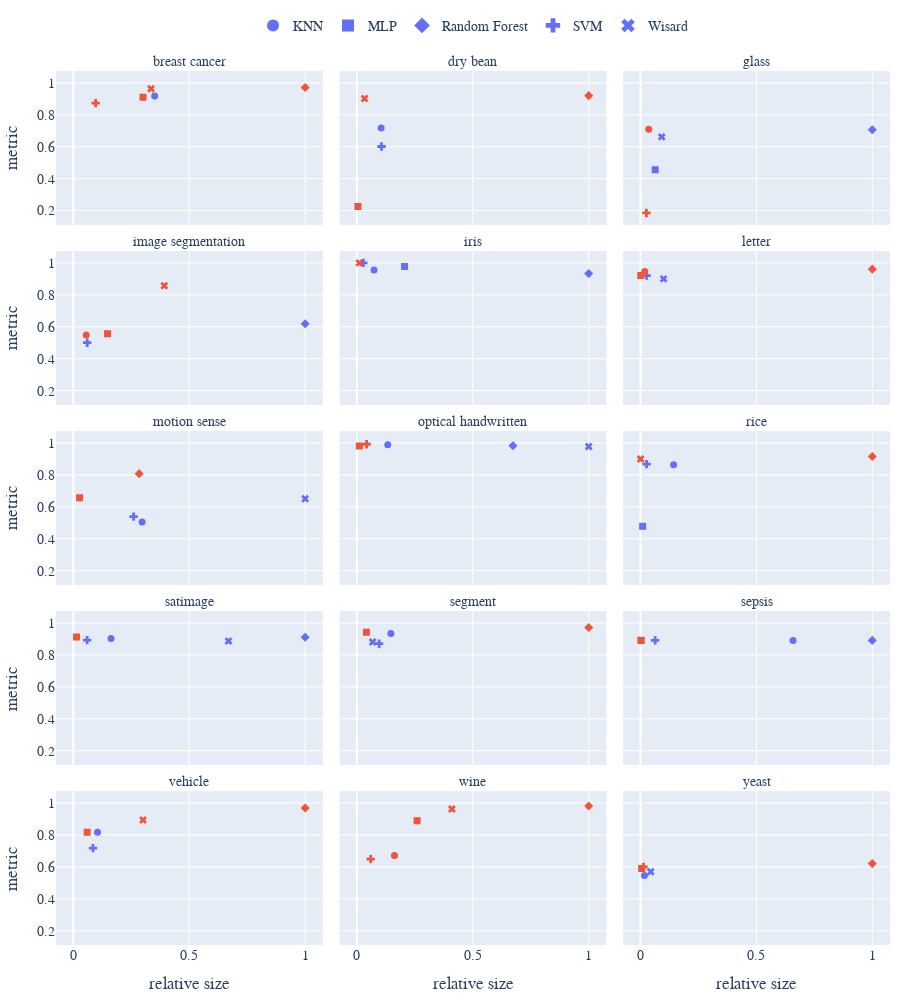

The notebook cell this image was saved under:
### Code cell
import plotly.express as px
import plotly.graph_objects as go

# Assuming 'data' is our DataFrame
data = result_df.copy()

# dfs = []
# for dset in order_of_datasets:
#     x = data[data["dataset"] == dset].copy()
#     dfs.append(x)
# data = pd.concat(dfs).reset_index(drop=True)

# Define marker symbols for each model
marker_symbols = {
    "knn": "circle",
    "mlp": "square",
    "random-forest": "diamond",
    "svm": "cross",
    "wisard": "x",
}

# Define model names for legend
model_names = {
    "knn": "KNN",
    "mlp": "MLP",
    "random-forest": "Random Forest",
    "svm": "SVM",
    "wisard": "Wisard",
}

pareto_colors = {
    True: px.colors.qualitative.Plotly[1],
    False: px.colors.qualitative.Plotly[0],
}

# data["relative size"] = np.log(data["relative size"])

fig = px.scatter(
    data,
    x="relative size",
    y="metric",
    symbol="model",
    symbol_map=marker_symbols,
    color="pareto",
    color_discrete_map=pareto_colors,
    facet_col="dataset",
    facet_col_wrap=3,
    height=1000,
    width=900,
    facet_row_spacing=0.03,
)

fig.update_traces(
    marker=dict(size=7),
    selector=dict(mode="markers"),
    showlegend=False,  # Hides the legend entries created by Plotly Express
)

for anno in fig["layout"]["annotations"]:
    anno["text"] = anno["text"].split("=")[1].replace("_", " ")

# Manually map symbols to names in the legend
legend_labels = {
    symbol: model_names[model] for model, symbol in marker_symbols.items()
}

# Create a custom legend
custom_legend = []
for symbol, model_name in legend_labels.items():
    custom_legend.append(
        go.Scatter(
            x=[None],
            y=[None],
            mode="markers",
            marker=dict(
                symbol=symbol, size=12, color=px.colors.qualitative.Plotly[0]
            ),
            name=model_name,
        )
    )

# Add custom legend to the figure
for trace in custom_legend:
    fig.add_trace(trace)

fig.update_layout(
    legend=dict(
        title="",  # Set title to empty string to remove the legend title
        orientation="h",
        yanchor="top",
        y=1.07,
        xanchor="center",
        x=0.5,
        traceorder="normal",  # Set trace order to normal to arrange legend entries horizontally
    ),
    margin=dict(l=10, r=10, t=10, b=10),
    font=dict(family="Times New Roman", size=14),
)

write_figure("model_metric_size.pdf", fig)

fig.show()

### Figure 1 — Plotly figure (JSON) as saved in the notebook; plotly's stock layout.template omitted (floating-point values rounded to 4 significant figures)
{"data": [{"hovertemplate": "pareto=False<br>model=knn<br>dataset=breast_cancer<br>relative size=%{x}<br>metric=%{y}<extra></extra>", "legendgroup": "False, knn", "marker": {"color": "#636EFA", "size": 7, "symbol": "circle"}, "mode": "markers", "name": "False, knn", "orientation": "v", "showlegend": false, "type": "scatter", "x": [0.3508], "xaxis": "x13", "y": [0.9179], "yaxis": "y13"}, {"hovertemplate": "pareto=False<br>model=knn<br>dataset=dry_bean<br>relative size=%{x}<br>metric=%{y}<extra></extra>", "legendgroup": "False, knn", "marker": {"color": "#636EFA", "size": 7, "symbol": "circle"}, "mode": "markers", "name": "False, knn", "orientation": "v", "showlegend": false, "type": "scatter", "x": [0.1044], "xaxis": "x14", "y": [0.7175], "yaxis": "y14"}, {"hovertemplate": "pareto=False<br>model=knn<br>dataset=iris<br>relative size=%{x}<br>metric=%{y}<extra></extra>", "legendgroup": "False, knn", "marker": {"color": "#636EFA", "size": 7, "symbol": "circle"}, "mode": "markers", "name": "False, knn", "orientation": "v", "showlegend": false, "type": "scatter", "x": [0.07374], "xaxis": "x11", "y": [0.9556], "yaxis": "y11"}, {"hovertemplate": "pareto=False<br>model=knn<br>dataset=motion_sense<br>relative size=%{x}<br>metric=%{y}<extra></extra>", "legendgroup": "False, knn", "marker": {"color": "#636EFA", "size": 7, "symbol": "circle"}, "mode": "markers", "name": "False, knn", "orientation": "v", "showlegend": false, "type": "scatter", "x": [0.2964], "xaxis": "x7", "y": [0.5049], "yaxis": "y7"}, {"hovertemplate": "pareto=False<br>model=knn<br>dataset=optical_handwritten<br>relative size=%{x}<br>metric=%{y}<extra></extra>", "legendgroup": "False, knn", "marker": {"color": "#636EFA", "size": 7, "symbol": "circle"}, "mode": "markers", "name": "False, knn", "orientation": "v", "showlegend": false, "type": "scatter", "x": [0.133], "xaxis": "x8", "y": [0.9884], "yaxis": "y8"}, {"hovertemplate": "pareto=False<br>model=knn<br>dataset=rice<br>relative size=%{x}<br>metric=%{y}<extra></extra>", "legendgroup": "False, knn", "marker": {"color": "#636EFA", "size": 7, "symbol": "circle"}, "mode": "markers", "name": "False, knn", "orientation": "v", "showlegend": false, "type": "scatter", "x": [0.1428], "xaxis": "x9", "y": [0.8637], "yaxis": "y9"}, {"hovertemplate": "pareto=False<br>model=knn<br>dataset=satimage<br>relative size=%{x}<br>metric=%{y}<extra></extra>", "legendgroup": "False, knn", "marker": {"color": "#636EFA", "size": 7, "symbol": "circle"}, "mode": "markers", "name": "False, knn", "orientation": "v", "showlegend": false, "type": "scatter", "x": [0.1624], "xaxis": "x4", "y": [0.9025], "yaxis": "y4"}, {"hovertemplate": "pareto=False<br>model=knn<br>dataset=segment<br>relative size=%{x}<br>metric=%{y}<extra></extra>", "legendgroup": "False, knn", "marker": {"color": "#636EFA", "size": 7, "symbol": "circle"}, "mode": "markers", "name": "False, knn", "orientation": "v", "showlegend": false, "type": "scatter", "x": [0.1464], "xaxis": "x5", "y": [0.9336], "yaxis": "y5"}, {"hovertemplate": "pareto=False<br>model=knn<br>dataset=sepsis<br>relative size=%{x}<br>metric=%{y}<extra></extra>", "legendgroup": "False, knn", "marker": {"color": "#636EFA", "size": 7, "symbol": "circle"}, "mode": "markers", "name": "False, knn", "orientation": "v", "showlegend": false, "type": "scatter", "x": [0.658], "xaxis": "x6", "y": [0.891], "yaxis": "y6"}, {"hovertemplate": "pareto=False<br>model=knn<br>dataset=vehicle<br>relative size=%{x}<br>metric=%{y}<extra></extra>", "legendgroup": "False, knn", "marker": {"color": "#636EFA", "size": 7, "symbol": "circle"}, "mode": "markers", "name": "False, knn", "orientation": "v", "showlegend": false, "type": "scatter", "x": [0.1042], "xaxis": "x", "y": [0.8176], "yaxis": "y"}, {"hovertemplate": "pareto=False<br>model=knn<br>dataset=yeast<br>relative size=%{x}<br>metric=%{y}<extra></extra>", "legendgroup": "False, knn", "marker": {"color": "#636EFA", "size": 7, "symbol": "circle"}, "mode": "markers", "name": "False, knn", "orientation": "v", "showlegend": false, "type": "scatter", "x": [0.0169], "xaxis": "x3", "y": [0.5464], "yaxis": "y3"}, {"hovertemplate": "pareto=False<br>model=mlp<br>dataset=glass<br>relative size=%{x}<br>metric=%{y}<extra></extra>", "legendgroup": "False, mlp", "marker": {"color": "#636EFA", "size": 7, "symbol": "square"}, "mode": "markers", "name": "False, mlp", "orientation": "v", "showlegend": false, "type": "scatter", "x": [0.06346], "xaxis": "x15", "y": [0.4554], "yaxis": "y15"}, {"hovertemplate": "pareto=False<br>model=mlp<br>dataset=iris<br>relative size=%{x}<br>metric=%{y}<extra></extra>", "legendgroup": "False, mlp", "marker": {"color": "#636EFA", "size": 7, "symbol": "square"}, "mode": "markers", "name": "False, mlp", "orientation": "v", "showlegend": false, "type": "scatter", "x": [0.2054], "xaxis": "x11", "y": [0.9778], "yaxis": "y11"}, {"hovertemplate": "pareto=False<br>model=mlp<br>dataset=rice<br>relative size=%{x}<br>metric=%{y}<extra></extra>", "legendgroup": "False, mlp", "marker": {"color": "#636EFA", "size": 7, "symbol": "square"}, "mode": "markers", "name": "False, mlp", "orientation": "v", "showlegend": false, "type": "scatter", "x": [0.009309], "xaxis": "x9", "y": [0.4777], "yaxis": "y9"}, {"hovertemplate": "pareto=False<br>model=random-forest<br>dataset=glass<br>relative size=%{x}<br>metric=%{y}<extra></extra>", "legendgroup": "False, random-forest", "marker": {"color": "#636EFA", "size": 7, "symbol": "diamond"}, "mode": "markers", "name": "False, random-forest", "orientation": "v", "showlegend": false, "type": "scatter", "x": [1], "xaxis": "x15", "y": [0.706], "yaxis": "y15"}, {"hovertemplate": "pareto=False<br>model=random-forest<br>dataset=image_segmentation<br>relative size=%{x}<br>metric=%{y}<extra></extra>", "legendgroup": "False, random-forest", "marker": {"color": "#636EFA", "size": 7, "symbol": "diamond"}, "mode": "markers", "name": "False, random-forest", "orientation": "v", "showlegend": false, "type": "scatter", "x": [1], "xaxis": "x10", "y": [0.619], "yaxis": "y10"}, {"hovertemplate": "pareto=False<br>model=random-forest<br>dataset=iris<br>relative size=%{x}<br>metric=%{y}<extra></extra>", "legendgroup": "False, random-forest", "marker": {"color": "#636EFA", "size": 7, "symbol": "diamond"}, "mode": "markers", "name": "False, random-forest", "orientation": "v", "showlegend": false, "type": "scatter", "x": [1], "xaxis": "x11", "y": [0.9333], "yaxis": "y11"}, {"hovertemplate": "pareto=False<br>model=random-forest<br>dataset=optical_handwritten<br>relative size=%{x}<br>metric=%{y}<extra></extra>", "legendgroup": "False, random-forest", "marker": {"color": "#636EFA", "size": 7, "symbol": "diamond"}, "mode": "markers", "name": "False, random-forest", "orientation": "v", "showlegend": false, "type": "scatter", "x": [0.6732], "xaxis": "x8", "y": [0.9828], "yaxis": "y8"}, {"hovertemplate": "pareto=False<br>model=random-forest<br>dataset=satimage<br>relative size=%{x}<br>metric=%{y}<extra></extra>", "legendgroup": "False, random-forest", "marker": {"color": "#636EFA", "size": 7, "symbol": "diamond"}, "mode": "markers", "name": "False, random-forest", "orientation": "v", "showlegend": false, "type": "scatter", "x": [1], "xaxis": "x4", "y": [0.9106], "yaxis": "y4"}, {"hovertemplate": "pareto=False<br>model=random-forest<br>dataset=sepsis<br>relative size=%{x}<br>metric=%{y}<extra></extra>", "legendgroup": "False, random-forest", "marker": {"color": "#636EFA", "size": 7, "symbol": "diamond"}, "mode": "markers", "name": "False, random-forest", "orientation": "v", "showlegend": false, "type": "scatter", "x": [1], "xaxis": "x6", "y": [0.8908], "yaxis": "y6"}, {"hovertemplate": "pareto=False<br>model=svm<br>dataset=dry_bean<br>relative size=%{x}<br>metric=%{y}<extra></extra>", "legendgroup": "False, svm", "marker": {"color": "#636EFA", "size": 7, "symbol": "cross"}, "mode": "markers", "name": "False, svm", "orientation": "v", "showlegend": false, "type": "scatter", "x": [0.106], "xaxis": "x14", "y": [0.6014], "yaxis": "y14"}, {"hovertemplate": "pareto=False<br>model=svm<br>dataset=image_segmentation<br>relative size=%{x}<br>metric=%{y}<extra></extra>", "legendgroup": "False, svm", "marker": {"color": "#636EFA", "size": 7, "symbol": "cross"}, "mode": "markers", "name": "False, svm", "orientation": "v", "showlegend": false, "type": "scatter", "x": [0.05964], "xaxis": "x10", "y": [0.5], "yaxis": "y10"}, {"hovertemplate": "pareto=False<br>model=svm<br>dataset=iris<br>relative size=%{x}<br>metric=%{y}<extra></extra>", "legendgroup": "False, svm", "marker": {"color": "#636EFA", "size": 7, "symbol": "cross"}, "mode": "markers", "name": "False, svm", "orientation": "v", "showlegend": false, "type": "scatter", "x": [0.02749], "xaxis": "x11", "y": [1], "yaxis": "y11"}, {"hovertemplate": "pareto=False<br>model=svm<br>dataset=letter<br>relative size=%{x}<br>metric=%{y}<extra></extra>", "legendgroup": "False, svm", "marker": {"color": "#636EFA", "size": 7, "symbol": "cross"}, "mode": "markers", "name": "False, svm", "orientation": "v", "showlegend": false, "type": "scatter", "x": [0.0262], "xaxis": "x12", "y": [0.92], "yaxis": "y12"}, {"hovertemplate": "pareto=False<br>model=svm<br>dataset=motion_sense<br>relative size=%{x}<br>metric=%{y}<extra></extra>", "legendgroup": "False, svm", "marker": {"color": "#636EFA", "size": 7, "symbol": "cross"}, "mode": "markers", "name": "False, svm", "orientation": "v", "showlegend": false, "type": "scatter", "x": [0.26], "xaxis": "x7", "y": [0.5382], "yaxis": "y7"}, {"hovertemplate": "pareto=False<br>model=svm<br>dataset=rice<br>relative size=%{x}<br>metric=%{y}<extra></extra>", "legendgroup": "False, svm", "marker": {"color": "#636EFA", "size": 7, "symbol": "cross"}, "mode": "markers", "name": "False, svm", "orientation": "v", "showlegend": false, "type": "scatter", "x": [0.02629], "xaxis": "x9", "y": [0.8672], "yaxis": "y9"}, {"hovertemplate": "pareto=False<br>model=svm<br>dataset=satimage<br>relative size=%{x}<br>metric=%{y}<extra></extra>", "legendgroup": "False, svm", "marker": {"color": "#636EFA", "size": 7, "symbol": "cross"}, "mode": "markers", "name": "False, svm", "orientation": "v", "showlegend": false, "type": "scatter", "x": [0.05929], "xaxis": "x4", "y": [0.8925], "yaxis": "y4"}, {"hovertemplate": "pareto=False<br>model=svm<br>dataset=segment<br>relative size=%{x}<br>metric=%{y}<extra></extra>", "legendgroup": "False, svm", "marker": {"color": "#636EFA", "size": 7, "symbol": "cross"}, "mode": "markers", "name": "False, svm", "orientation": "v", "showlegend": false, "type": "scatter", "x": [0.09569], "xaxis": "x5", "y": [0.8701], "yaxis": "y5"}, {"hovertemplate": "pareto=False<br>model=svm<br>dataset=sepsis<br>relative size=%{x}<br>metric=%{y}<extra></extra>", "legendgroup": "False, svm", "marker": {"color": "#636EFA", "size": 7, "symbol": "cross"}, "mode": "markers", "name": "False, svm", "orientation": "v", "showlegend": false, "type": "scatter", "x": [0.06319], "xaxis": "x6", "y": [0.8909], "yaxis": "y6"}, {"hovertemplate": "pareto=False<br>model=svm<br>dataset=vehicle<br>relative size=%{x}<br>metric=%{y}<extra></extra>", "legendgroup": "False, svm", "marker": {"color": "#636EFA", "size": 7, "symbol": "cross"}, "mode": "markers", "name": "False, svm", "orientation": "v", "showlegend": false, "type": "scatter", "x": [0.08471], "xaxis": "x", "y": [0.7176], "yaxis": "y"}, {"hovertemplate": "pareto=False<br>model=wisard<br>dataset=glass<br>relative size=%{x}<br>metric=%{y}<extra></extra>", "legendgroup": "False, wisard", "marker": {"color": "#636EFA", "size": 7, "symbol": "x"}, "mode": "markers", "name": "False, wisard", "orientation": "v", "showlegend": false, "type": "scatter", "x": [0.09165], "xaxis": "x15", "y": [0.6615], "yaxis": "y15"}, {"hovertemplate": "pareto=False<br>model=wisard<br>dataset=letter<br>relative size=%{x}<br>metric=%{y}<extra></extra>", "legendgroup": "False, wisard", "marker": {"color": "#636EFA", "size": 7, "symbol": "x"}, "mode": "markers", "name": "False, wisard", "orientation": "v", "showlegend": false, "type": "scatter", "x": [0.0996], "xaxis": "x12", "y": [0.9001], "yaxis": "y12"}, {"hovertemplate": "pareto=False<br>model=wisard<br>dataset=motion_sense<br>relative size=%{x}<br>metric=%{y}<extra></extra>", "legendgroup": "False, wisard", "marker": {"color": "#636EFA", "size": 7, "symbol": "x"}, "mode": "markers", "name": "False, wisard", "orientation": "v", "showlegend": false, "type": "scatter", "x": [1], "xaxis": "x7", "y": [0.65], "yaxis": "y7"}, {"hovertemplate": "pareto=False<br>model=wisard<br>dataset=optical_handwritten<br>relative size=%{x}<br>metric=%{y}<extra></extra>", "legendgroup": "False, wisard", "marker": {"color": "#636EFA", "size": 7, "symbol": "x"}, "mode": "markers", "name": "False, wisard", "orientation": "v", "showlegend": false, "type": "scatter", "x": [1], "xaxis": "x8", "y": [0.978], "yaxis": "y8"}, {"hovertemplate": "pareto=False<br>model=wisard<br>dataset=satimage<br>relative size=%{x}<br>metric=%{y}<extra></extra>", "legendgroup": "False, wisard", "marker": {"color": "#636EFA", "size": 7, "symbol": "x"}, "mode": "markers", "name": "False, wisard", "orientation": "v", "showlegend": false, "type": "scatter", "x": [0.6691], "xaxis": "x4", "y": [0.8867], "yaxis": "y4"}, {"hovertemplate": "pareto=False<br>model=wisard<br>dataset=segment<br>relative size=%{x}<br>metric=%{y}<extra></extra>", "legendgroup": "False, wisard", "marker": {"color": "#636EFA", "size": 7, "symbol": "x"}, "mode": "markers", "name": "False, wisard", "orientation": "v", "showlegend": false, "type": "scatter", "x": [0.06808], "xaxis": "x5", "y": [0.8807], "yaxis": "y5"}, {"hovertemplate": "pareto=False<br>model=wisard<br>dataset=yeast<br>relative size=%{x}<br>metric=%{y}<extra></extra>", "legendgroup": "False, wisard", "marker": {"color": "#636EFA", "size": 7, "symbol": "x"}, "mode": "markers", "name": "False, wisard", "orientation": "v", "showlegend": false, "type": "scatter", "x": [0.04401], "xaxis": "x3", "y": [0.57], "yaxis": "y3"}, {"hovertemplate": "pareto=True<br>model=knn<br>dataset=glass<br>relative size=%{x}<br>metric=%{y}<extra></extra>", "legendgroup": "True, knn", "marker": {"color": "#EF553B", "size": 7, "symbol": "circle"}, "mode": "markers", "name": "True, knn", "orientation": "v", "showlegend": false, "type": "scatter", "x": [0.03562], "xaxis": "x15", "y": [0.7093], "yaxis": "y15"}, {"hovertemplate": "pareto=True<br>model=knn<br>dataset=image_segmentation<br>relative size=%{x}<br>metric=%{y}<extra></extra>", "legendgroup": "True, knn", "marker": {"color": "#EF553B", "size": 7, "symbol": "circle"}, "mode": "markers", "name": "True, knn", "orientation": "v", "showlegend": false, "type": "scatter", "x": [0.0555], "xaxis": "x10", "y": [0.5476], "yaxis": "y10"}, {"hovertemplate": "pareto=True<br>model=knn<br>dataset=letter<br>relative size=%{x}<br>metric=%{y}<extra></extra>", "legendgroup": "True, knn", "marker": {"color": "#EF553B", "size": 7, "symbol": "circle"}, "mode": "markers", "name": "True, knn", "orientation": "v", "showlegend": false, "type": "scatter", "x": [0.01828], "xaxis": "x12", "y": [0.9455], "yaxis": "y12"}, {"hovertemplate": "pareto=True<br>model=knn<br>dataset=wine<br>relative size=%{x}<br>metric=%{y}<extra></extra>", "legendgroup": "True, knn", "marker": {"color": "#EF553B", "size": 7, "symbol": "circle"}, "mode": "markers", "name": "True, knn", "orientation": "v", "showlegend": false, "type": "scatter", "x": [0.1618], "xaxis": "x2", "y": [0.6714], "yaxis": "y2"}, {"hovertemplate": "pareto=True<br>model=mlp<br>dataset=breast_cancer<br>relative size=%{x}<br>metric=%{y}<extra></extra>", "legendgroup": "True, mlp", "marker": {"color": "#EF553B", "size": 7, "symbol": "square"}, "mode": "markers", "name": "True, mlp", "orientation": "v", "showlegend": false, "type": "scatter", "x": [0.3006], "xaxis": "x13", "y": [0.9103], "yaxis": "y13"}, {"hovertemplate": "pareto=True<br>model=mlp<br>dataset=dry_bean<br>relative size=%{x}<br>metric=%{y}<extra></extra>", "legendgroup": "True, mlp", "marker": {"color": "#EF553B", "size": 7, "symbol": "square"}, "mode": "markers", "name": "True, mlp", "orientation": "v", "showlegend": false, "type": "scatter", "x": [0.004455], "xaxis": "x14", "y": [0.2251], "yaxis": "y14"}, {"hovertemplate": "pareto=True<br>model=mlp<br>dataset=image_segmentation<br>relative size=%{x}<br>metric=%{y}<extra></extra>", "legendgroup": "True, mlp", "marker": {"color": "#EF553B", "size": 7, "symbol": "square"}, "mode": "markers", "name": "True, mlp", "orientation": "v", "showlegend": false, "type": "scatter", "x": [0.1476], "xaxis": "x10", "y": [0.5556], "yaxis": "y10"}, {"hovertemplate": "pareto=True<br>model=mlp<br>dataset=letter<br>relative size=%{x}<br>metric=%{y}<extra></extra>", "legendgroup": "True, mlp", "marker": {"color": "#EF553B", "size": 7, "symbol": "square"}, "mode": "markers", "name": "True, mlp", "orientation": "v", "showlegend": false, "type": "scatter", "x": [0.001078], "xaxis": "x12", "y": [0.9205], "yaxis": "y12"}, {"hovertemplate": "pareto=True<br>model=mlp<br>dataset=motion_sense<br>relative size=%{x}<br>metric=%{y}<extra></extra>", "legendgroup": "True, mlp", "marker": {"color": "#EF553B", "size": 7, "symbol": "square"}, "mode": "markers", "name": "True, mlp", "orientation": "v", "showlegend": false, "type": "scatter", "x": [0.02674], "xaxis": "x7", "y": [0.6565], "yaxis": "y7"}, {"hovertemplate": "pareto=True<br>model=mlp<br>dataset=optical_handwritten<br>relative size=%{x}<br>metric=%{y}<extra></extra>", "legendgroup": "True, mlp", "marker": {"color": "#EF553B", "size": 7, "symbol": "square"}, "mode": "markers", "name": "True, mlp", "orientation": "v", "showlegend": false, "type": "scatter", "x": [0.01063], "xaxis": "x8", "y": [0.981], "yaxis": "y8"}, {"hovertemplate": "pareto=True<br>model=mlp<br>dataset=satimage<br>relative size=%{x}<br>metric=%{y}<extra></extra>", "legendgroup": "True, mlp", "marker": {"color": "#EF553B", "size": 7, "symbol": "square"}, "mode": "markers", "name": "True, mlp", "orientation": "v", "showlegend": false, "type": "scatter", "x": [0.01361], "xaxis": "x4", "y": [0.9116], "yaxis": "y4"}, {"hovertemplate": "pareto=True<br>model=mlp<br>dataset=segment<br>relative size=%{x}<br>metric=%{y}<extra></extra>", "legendgroup": "True, mlp", "marker": {"color": "#EF553B", "size": 7, "symbol": "square"}, "mode": "markers", "name": "True, mlp", "orientation": "v", "showlegend": false, "type": "scatter", "x": [0.04085], "xaxis": "x5", "y": [0.9423], "yaxis": "y5"}, {"hovertemplate": "pareto=True<br>model=mlp<br>dataset=sepsis<br>relative size=%{x}<br>metric=%{y}<extra></extra>", "legendgroup": "True, mlp", "marker": {"color": "#EF553B", "size": 7, "symbol": "square"}, "mode": "markers", "name": "True, mlp", "orientation": "v", "showlegend": false, "type": "scatter", "x": [0.00189], "xaxis": "x6", "y": [0.8909], "yaxis": "y6"}, {"hovertemplate": "pareto=True<br>model=mlp<br>dataset=vehicle<br>relative size=%{x}<br>metric=%{y}<extra></extra>", "legendgroup": "True, mlp", "marker": {"color": "#EF553B", "size": 7, "symbol": "square"}, "mode": "markers", "name": "True, mlp", "orientation": "v", "showlegend": false, "type": "scatter", "x": [0.05957], "xaxis": "x", "y": [0.8176], "yaxis": "y"}, {"hovertemplate": "pareto=True<br>model=mlp<br>dataset=wine<br>relative size=%{x}<br>metric=%{y}<extra></extra>", "legendgroup": "True, mlp", "marker": {"color": "#EF553B", "size": 7, "symbol": "square"}, "mode": "markers", "name": "True, mlp", "orientation": "v", "showlegend": false, "type": "scatter", "x": [0.2595], "xaxis": "x2", "y": [0.8884], "yaxis": "y2"}, {"hovertemplate": "pareto=True<br>model=mlp<br>dataset=yeast<br>relative size=%{x}<br>metric=%{y}<extra></extra>", "legendgroup": "True, mlp", "marker": {"color": "#EF553B", "size": 7, "symbol": "square"}, "mode": "markers", "name": "True, mlp", "orientation": "v", "showlegend": false, "type": "scatter", "x": [0.005028], "xaxis": "x3", "y": [0.5896], "yaxis": "y3"}, {"hovertemplate": "pareto=True<br>model=random-forest<br>dataset=breast_cancer<br>relative size=%{x}<br>metric=%{y}<extra></extra>", "legendgroup": "True, random-forest", "marker": {"color": "#EF553B", "size": 7, "symbol": "diamond"}, "mode": "markers", "name": "True, random-forest", "orientation": "v", "showlegend": false, "type": "scatter", "x": [1], "xaxis": "x13", "y": [0.9709], "yaxis": "y13"}, {"hovertemplate": "pareto=True<br>model=random-forest<br>dataset=dry_bean<br>relative size=%{x}<br>metric=%{y}<extra></extra>", "legendgroup": "True, random-forest", "marker": {"color": "#EF553B", "size": 7, "symbol": "diamond"}, "mode": "markers", "name": "True, random-forest", "orientation": "v", "showlegend": false, "type": "scatter", "x": [1], "xaxis": "x14", "y": [0.9198], "yaxis": "y14"}, {"hovertemplate": "pareto=True<br>model=random-forest<br>dataset=letter<br>relative size=%{x}<br>metric=%{y}<extra></extra>", "legendgroup": "True, random-forest", "marker": {"color": "#EF553B", "size": 7, "symbol": "diamond"}, "mode": "markers", "name": "True, random-forest", "orientation": "v", "showlegend": false, "type": "scatter", "x": [1], "xaxis": "x12", "y": [0.9607], "yaxis": "y12"}, {"hovertemplate": "pareto=True<br>model=random-forest<br>dataset=motion_sense<br>relative size=%{x}<br>metric=%{y}<extra></extra>", "legendgroup": "True, random-forest", "marker": {"color": "#EF553B", "size": 7, "symbol": "diamond"}, "mode": "markers", "name": "True, random-forest", "orientation": "v", "showlegend": false, "type": "scatter", "x": [0.2838], "xaxis": "x7", "y": [0.8078], "yaxis": "y7"}, {"hovertemplate": "pareto=True<br>model=random-forest<br>dataset=rice<br>relative size=%{x}<br>metric=%{y}<extra></extra>", "legendgroup": "True, random-forest", "marker": {"color": "#EF553B", "size": 7, "symbol": "diamond"}, "mode": "markers", "name": "True, random-forest", "orientation": "v", "showlegend": false, "type": "scatter", "x": [1], "xaxis": "x9", "y": [0.9153], "yaxis": "y9"}, {"hovertemplate": "pareto=True<br>model=random-forest<br>dataset=segment<br>relative size=%{x}<br>metric=%{y}<extra></extra>", "legendgroup": "True, random-forest", "marker": {"color": "#EF553B", "size": 7, "symbol": "diamond"}, "mode": "markers", "name": "True, random-forest", "orientation": "v", "showlegend": false, "type": "scatter", "x": [1], "xaxis": "x5", "y": [0.9716], "yaxis": "y5"}, {"hovertemplate": "pareto=True<br>model=random-forest<br>dataset=vehicle<br>relative size=%{x}<br>metric=%{y}<extra></extra>", "legendgroup": "True, random-forest", "marker": {"color": "#EF553B", "size": 7, "symbol": "diamond"}, "mode": "markers", "name": "True, random-forest", "orientation": "v", "showlegend": false, "type": "scatter", "x": [1], "xaxis": "x", "y": [0.9686], "yaxis": "y"}, {"hovertemplate": "pareto=True<br>model=random-forest<br>dataset=wine<br>relative size=%{x}<br>metric=%{y}<extra></extra>", "legendgroup": "True, random-forest", "marker": {"color": "#EF553B", "size": 7, "symbol": "diamond"}, "mode": "markers", "name": "True, random-forest", "orientation": "v", "showlegend": false, "type": "scatter", "x": [1], "xaxis": "x2", "y": [0.9816], "yaxis": "y2"}, {"hovertemplate": "pareto=True<br>model=random-forest<br>dataset=yeast<br>relative size=%{x}<br>metric=%{y}<extra></extra>", "legendgroup": "True, random-forest", "marker": {"color": "#EF553B", "size": 7, "symbol": "diamond"}, "mode": "markers", "name": "True, random-forest", "orientation": "v", "showlegend": false, "type": "scatter", "x": [1], "xaxis": "x3", "y": [0.6207], "yaxis": "y3"}, {"hovertemplate": "pareto=True<br>model=svm<br>dataset=breast_cancer<br>relative size=%{x}<br>metric=%{y}<extra></extra>", "legendgroup": "True, svm", "marker": {"color": "#EF553B", "size": 7, "symbol": "cross"}, "mode": "markers", "name": "True, svm", "orientation": "v", "showlegend": false, "type": "scatter", "x": [0.09611], "xaxis": "x13", "y": [0.8731], "yaxis": "y13"}, {"hovertemplate": "pareto=True<br>model=svm<br>dataset=glass<br>relative size=%{x}<br>metric=%{y}<extra></extra>", "legendgroup": "True, svm", "marker": {"color": "#EF553B", "size": 7, "symbol": "cross"}, "mode": "markers", "name": "True, svm", "orientation": "v", "showlegend": false, "type": "scatter", "x": [0.02549], "xaxis": "x15", "y": [0.185], "yaxis": "y15"}, {"hovertemplate": "pareto=True<br>model=svm<br>dataset=optical_handwritten<br>relative size=%{x}<br>metric=%{y}<extra></extra>", "legendgroup": "True, svm", "marker": {"color": "#EF553B", "size": 7, "symbol": "cross"}, "mode": "markers", "name": "True, svm", "orientation": "v", "showlegend": false, "type": "scatter", "x": [0.04168], "xaxis": "x8", "y": [0.992], "yaxis": "y8"}, {"hovertemplate": "pareto=True<br>model=svm<br>dataset=wine<br>relative size=%{x}<br>metric=%{y}<extra></extra>", "legendgroup": "True, svm", "marker": {"color": "#EF553B", "size": 7, "symbol": "cross"}, "mode": "markers", "name": "True, svm", "orientation": "v", "showlegend": false, "type": "scatter", "x": [0.05959], "xaxis": "x2", "y": [0.6486], "yaxis": "y2"}, {"hovertemplate": "pareto=True<br>model=svm<br>dataset=yeast<br>relative size=%{x}<br>metric=%{y}<extra></extra>", "legendgroup": "True, svm", "marker": {"color": "#EF553B", "size": 7, "symbol": "cross"}, "mode": "markers", "name": "True, svm", "orientation": "v", "showlegend": false, "type": "scatter", "x": [0.01302], "xaxis": "x3", "y": [0.5992], "yaxis": "y3"}, {"hovertemplate": "pareto=True<br>model=wisard<br>dataset=breast_cancer<br>relative size=%{x}<br>metric=%{y}<extra></extra>", "legendgroup": "True, wisard", "marker": {"color": "#EF553B", "size": 7, "symbol": "x"}, "mode": "markers", "name": "True, wisard", "orientation": "v", "showlegend": false, "type": "scatter", "x": [0.3351], "xaxis": "x13", "y": [0.9628], "yaxis": "y13"}, {"hovertemplate": "pareto=True<br>model=wisard<br>dataset=dry_bean<br>relative size=%{x}<br>metric=%{y}<extra></extra>", "legendgroup": "True, wisard", "marker": {"color": "#EF553B", "size": 7, "symbol": "x"}, "mode": "markers", "name": "True, wisard", "orientation": "v", "showlegend": false, "type": "scatter", "x": [0.03284], "xaxis": "x14", "y": [0.9024], "yaxis": "y14"}, {"hovertemplate": "pareto=True<br>model=wisard<br>dataset=image_segmentation<br>relative size=%{x}<br>metric=%{y}<extra></extra>", "legendgroup": "True, wisard", "marker": {"color": "#EF553B", "size": 7, "symbol": "x"}, "mode": "markers", "name": "True, wisard", "orientation": "v", "showlegend": false, "type": "scatter", "x": [0.3922], "xaxis": "x10", "y": [0.8571], "yaxis": "y10"}, {"hovertemplate": "pareto=True<br>model=wisard<br>dataset=iris<br>relative size=%{x}<br>metric=%{y}<extra></extra>", "legendgroup": "True, wisard", "marker": {"color": "#EF553B", "size": 7, "symbol": "x"}, "mode": "markers", "name": "True, wisard", "orientation": "v", "showlegend": false, "type": "scatter", "x": [0.01021], "xaxis": "x11", "y": [1], "yaxis": "y11"}, {"hovertemplate": "pareto=True<br>model=wisard<br>dataset=rice<br>relative size=%{x}<br>metric=%{y}<extra></extra>", "legendgroup": "True, wisard", "marker": {"color": "#EF553B", "size": 7, "symbol": "x"}, "mode": "markers", "name": "True, wisard", "orientation": "v", "showlegend": false, "type": "scatter", "x": [0.0005195], "xaxis": "x9", "y": [0.8994], "yaxis": "y9"}, {"hovertemplate": "pareto=True<br>model=wisard<br>dataset=sepsis<br>relative size=%{x}<br>metric=%{y}<extra></extra>", "legendgroup": "True, wisard", "marker": {"color": "#EF553B", "size": 7, "symbol": "x"}, "mode": "markers", "name": "True, wisard", "orientation": "v", "showlegend": false, "type": "scatter", "x": [0.003784], "xaxis": "x6", "y": [0.8916], "yaxis": "y6"}, {"hovertemplate": "pareto=True<br>model=wisard<br>dataset=vehicle<br>relative size=%{x}<br>metric=%{y}<extra></extra>", "legendgroup": "True, wisard", "marker": {"color": "#EF553B", "size": 7, "symbol": "x"}, "mode": "markers", "name": "True, wisard", "orientation": "v", "showlegend": false, "type": "scatter", "x": [0.3004], "xaxis": "x", "y": [0.8941], "yaxis": "y"}, {"hovertemplate": "pareto=True<br>model=wisard<br>dataset=wine<br>relative size=%{x}<br>metric=%{y}<extra></extra>", "legendgroup": "True, wisard", "marker": {"color": "#EF553B", "size": 7, "symbol": "x"}, "mode": "markers", "name": "True, wisard", "orientation": "v", "showlegend": false, "type": "scatter", "x": [0.4097], "xaxis": "x2", "y": [0.9629], "yaxis": "y2"}, {"marker": {"color": "#636EFA", "size": 12, "symbol": "circle"}, "mode": "markers", "name": "KNN", "type": "scatter", "x": [null], "y": [null]}, {"marker": {"color": "#636EFA", "size": 12, "symbol": "square"}, "mode": "markers", "name": "MLP", "type": "scatter", "x": [null], "y": [null]}, {"marker": {"color": "#636EFA", "size": 12, "symbol": "diamond"}, "mode": "markers", "name": "Random Forest", "type": "scatter", "x": [null], "y": [null]}, {"marker": {"color": "#636EFA", "size": 12, "symbol": "cross"}, "mode": "markers", "name": "SVM", "type": "scatter", "x": [null], "y": [null]}, {"marker": {"color": "#636EFA", "size": 12, "symbol": "x"}, "mode": "markers", "name": "Wisard", "type": "scatter", "x": [null], "y": [null]}], "layout": {"annotations": [{"font": {}, "showarrow": false, "text": "vehicle", "x": 0.16, "xanchor": "center", "xref": "paper", "y": 0.176, "yanchor": "bottom", "yref": "paper"}, {"font": {}, "showarrow": false, "text": "wine", "x": 0.5, "xanchor": "center", "xref": "paper", "y": 0.176, "yanchor": "bottom", "yref": "paper"}, {"font": {}, "showarrow": false, "text": "yeast", "x": 0.84, "xanchor": "center", "xref": "paper", "y": 0.176, "yanchor": "bottom", "yref": "paper"}, {"font": {}, "showarrow": false, "text": "satimage", "x": 0.16, "xanchor": "center", "xref": "paper", "y": 0.382, "yanchor": "bottom", "yref": "paper"}, {"font": {}, "showarrow": false, "text": "segment", "x": 0.5, "xanchor": "center", "xref": "paper", "y": 0.382, "yanchor": "bottom", "yref": "paper"}, {"font": {}, "showarrow": false, "text": "sepsis", "x": 0.84, "xanchor": "center", "xref": "paper", "y": 0.382, "yanchor": "bottom", "yref": "paper"}, {"font": {}, "showarrow": false, "text": "motion sense", "x": 0.16, "xanchor": "center", "xref": "paper", "y": 0.588, "yanchor": "bottom", "yref": "paper"}, {"font": {}, "showarrow": false, "text": "optical handwritten", "x": 0.5, "xanchor": "center", "xref": "paper", "y": 0.588, "yanchor": "bottom", "yref": "paper"}, {"font": {}, "showarrow": false, "text": "rice", "x": 0.84, "xanchor": "center", "xref": "paper", "y": 0.588, "yanchor": "bottom", "yref": "paper"}, {"font": {}, "showarrow": false, "text": "image segmentation", "x": 0.16, "xanchor": "center", "xref": "paper", "y": 0.794, "yanchor": "bottom", "yref": "paper"}, {"font": {}, "showarrow": false, "text": "iris", "x": 0.5, "xanchor": "center", "xref": "paper", "y": 0.794, "yanchor": "bottom", "yref": "paper"}, {"font": {}, "showarrow": false, "text": "letter", "x": 0.84, "xanchor": "center", "xref": "paper", "y": 0.794, "yanchor": "bottom", "yref": "paper"}, {"font": {}, "showarrow": false, "text": "breast cancer", "x": 0.16, "xanchor": "center", "xref": "paper", "y": 1, "yanchor": "bottom", "yref": "paper"}, {"font": {}, "showarrow": false, "text": "dry bean", "x": 0.5, "xanchor": "center", "xref": "paper", "y": 1, "yanchor": "bottom", "yref": "paper"}, {"font": {}, "showarrow": false, "text": "glass", "x": 0.84, "xanchor": "center", "xref": "paper", "y": 1, "yanchor": "bottom", "yref": "paper"}], "font": {"family": "Times New Roman", "size": 14}, "height": 1000, "legend": {"orientation": "h", "title": {"text": ""}, "tracegroupgap": 0, "traceorder": "normal", "x": 0.5, "xanchor": "center", "y": 1.07, "yanchor": "top"}, "margin": {"b": 10, "l": 10, "r": 10, "t": 10}, "width": 900, "xaxis": {"anchor": "y", "domain": [0, 0.32], "title": {"text": "relative size"}}, "xaxis10": {"anchor": "y10", "domain": [0, 0.32], "matches": "x", "showticklabels": false}, "xaxis11": {"anchor": "y11", "domain": [0.34, 0.66], "matches": "x", "showticklabels": false}, "xaxis12": {"anchor": "y12", "domain": [0.68, 1.0], "matches": "x", "showticklabels": false}, "xaxis13": {"anchor": "y13", "domain": [0, 0.32], "matches": "x", "showticklabels": false}, "xaxis14": {"anchor": "y14", "domain": [0.34, 0.66], "matches": "x", "showticklabels": false}, "xaxis15": {"anchor": "y15", "domain": [0.68, 1.0], "matches": "x", "showticklabels": false}, "xaxis2": {"anchor": "y2", "domain": [0.34, 0.66], "matches": "x", "title": {"text": "relative size"}}, "xaxis3": {"anchor": "y3", "domain": [0.68, 1.0], "matches": "x", "title": {"text": "relative size"}}, "xaxis4": {"anchor": "y4", "domain": [0, 0.32], "matches": "x", "showticklabels": false}, "xaxis5": {"anchor": "y5", "domain": [0.34, 0.66], "matches": "x", "showticklabels": false}, "xaxis6": {"anchor": "y6", "domain": [0.68, 1.0], "matches": "x", "showticklabels": false}, "xaxis7": {"anchor": "y7", "domain": [0, 0.32], "matches": "x", "showticklabels": false}, "xaxis8": {"anchor": "y8", "domain": [0.34, 0.66], "matches": "x", "showticklabels": false}, "xaxis9": {"anchor": "y9", "domain": [0.68, 1.0], "matches": "x", "showticklabels": false}, "yaxis": {"anchor": "x", "domain": [0, 0.176], "title": {"text": "metric"}}, "yaxis10": {"anchor": "x10", "domain": [0.618, 0.794], "matches": "y", "title": {"text": "metric"}}, "yaxis11": {"anchor": "x11", "domain": [0.618, 0.794], "matches": "y", "showticklabels": false}, "yaxis12": {"anchor": "x12", "domain": [0.618, 0.794], "matches": "y", "showticklabels": false}, "yaxis13": {"anchor": "x13", "domain": [0.824, 1], "matches": "y", "title": {"text": "metric"}}, "yaxis14": {"anchor": "x14", "domain": [0.824, 1], "matches": "y", "showticklabels": false}, "yaxis15": {"anchor": "x15", "domain": [0.824, 1], "matches": "y", "showticklabels": false}, "yaxis2": {"anchor": "x2", "domain": [0, 0.176], "matches": "y", "showticklabels": false}, "yaxis3": {"anchor": "x3", "domain": [0, 0.176], "matches": "y", "showticklabels": false}, "yaxis4": {"anchor": "x4", "domain": [0.206, 0.382], "matches": "y", "title": {"text": "metric"}}, "yaxis5": {"anchor": "x5", "domain": [0.206, 0.382], "matches": "y", "showticklabels": false}, "yaxis6": {"anchor": "x6", "domain": [0.206, 0.382], "matches": "y", "showticklabels": false}, "yaxis7": {"anchor": "x7", "domain": [0.412, 0.588], "matches": "y", "title": {"text": "metric"}}, "yaxis8": {"anchor": "x8", "domain": [0.412, 0.588], "matches": "y", "showticklabels": false}, "yaxis9": {"anchor": "x9", "domain": [0.412, 0.588], "matches": "y", "showticklabels": false}}}
